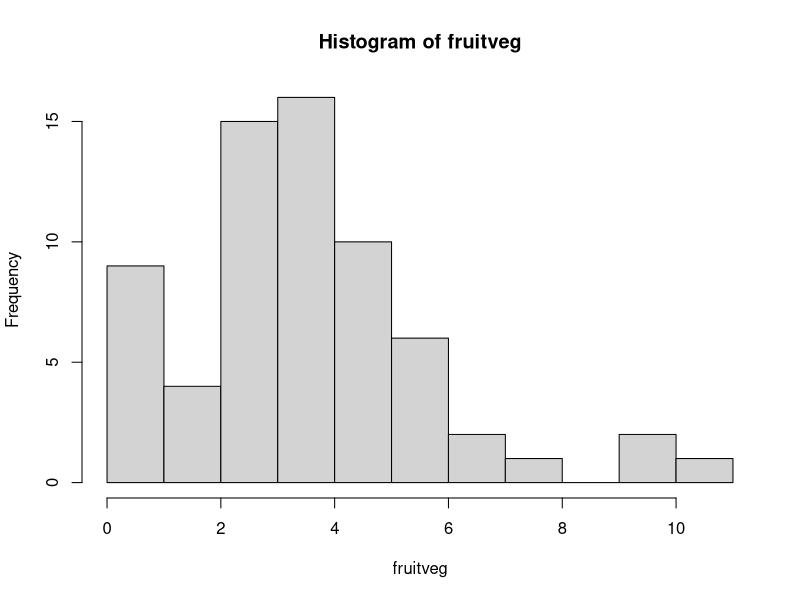
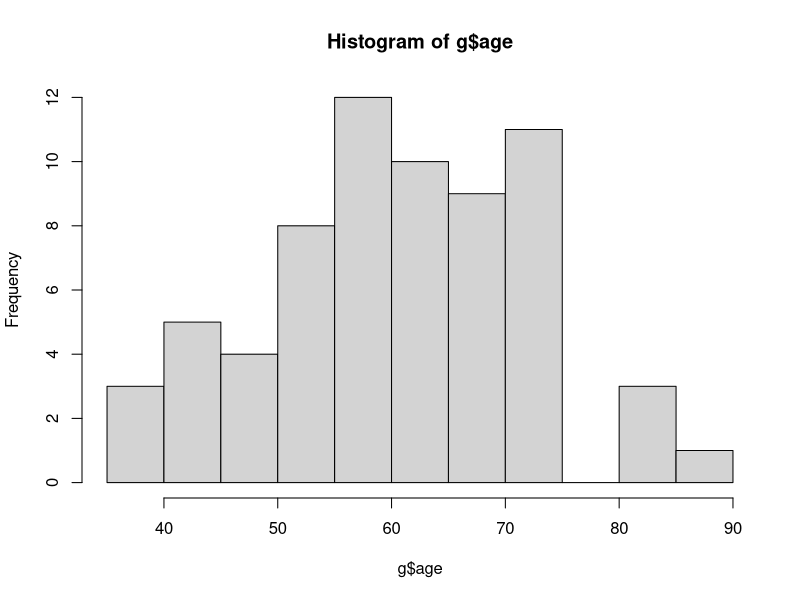
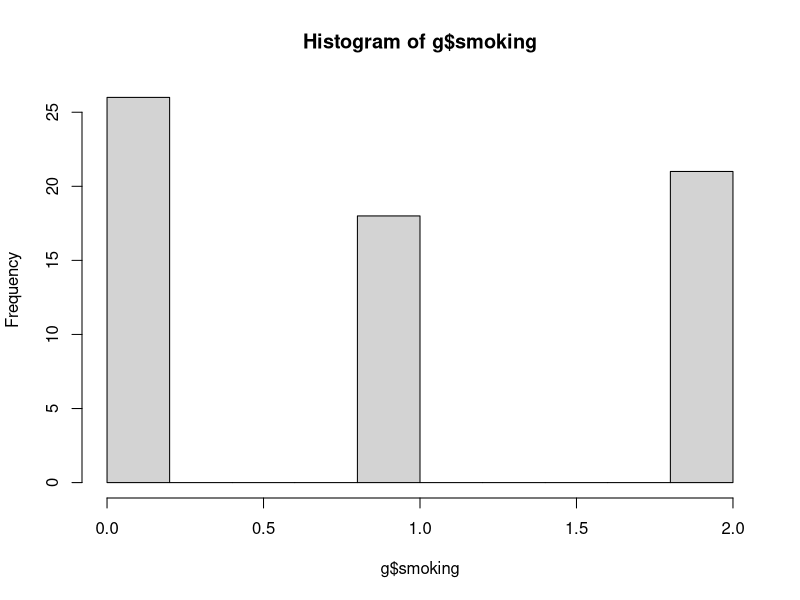
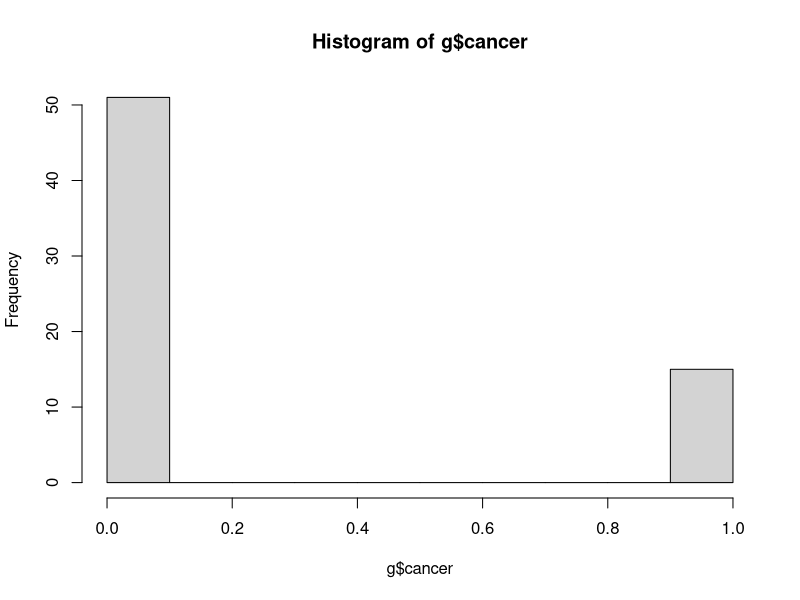
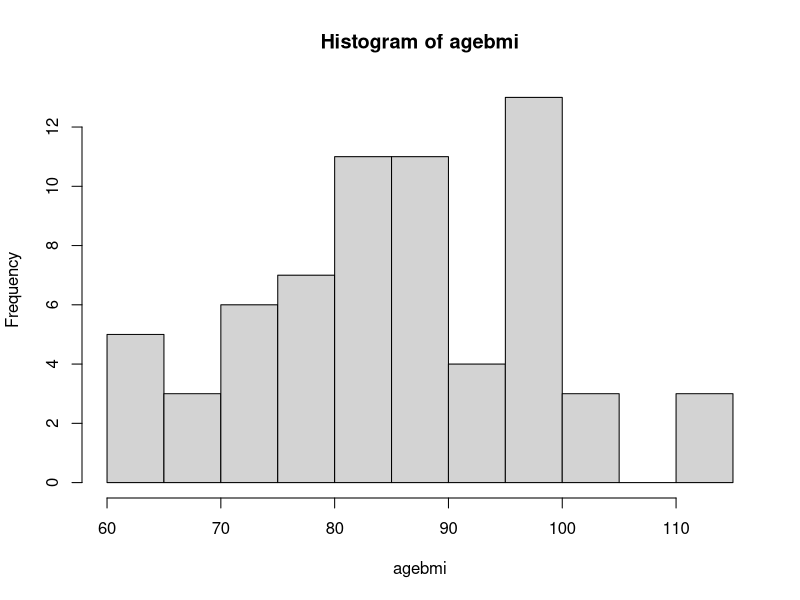
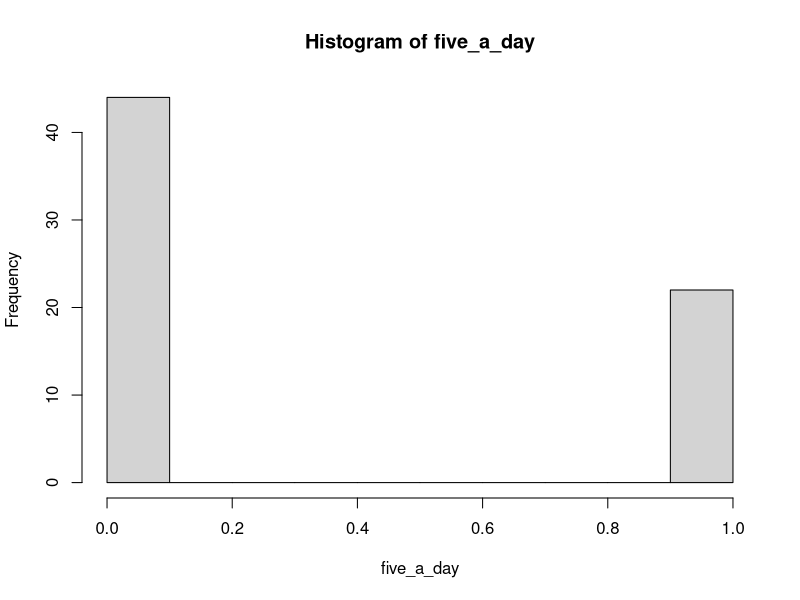
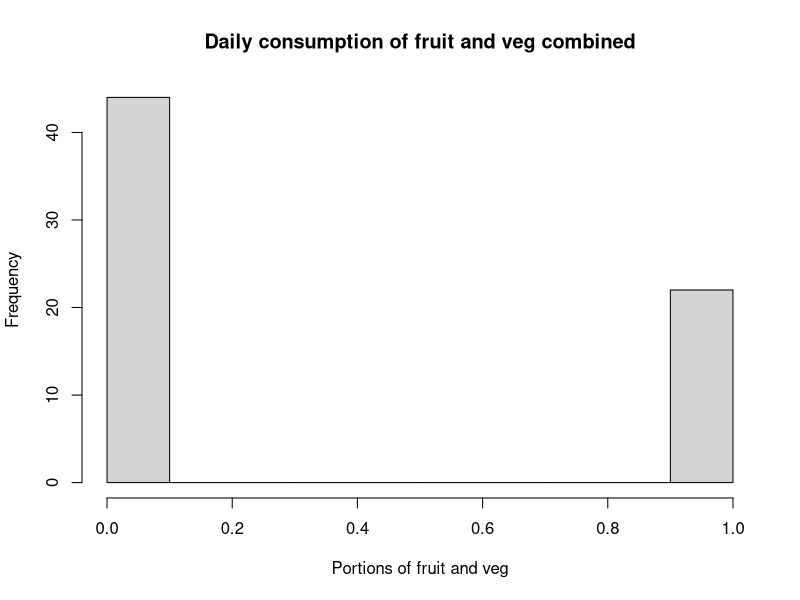
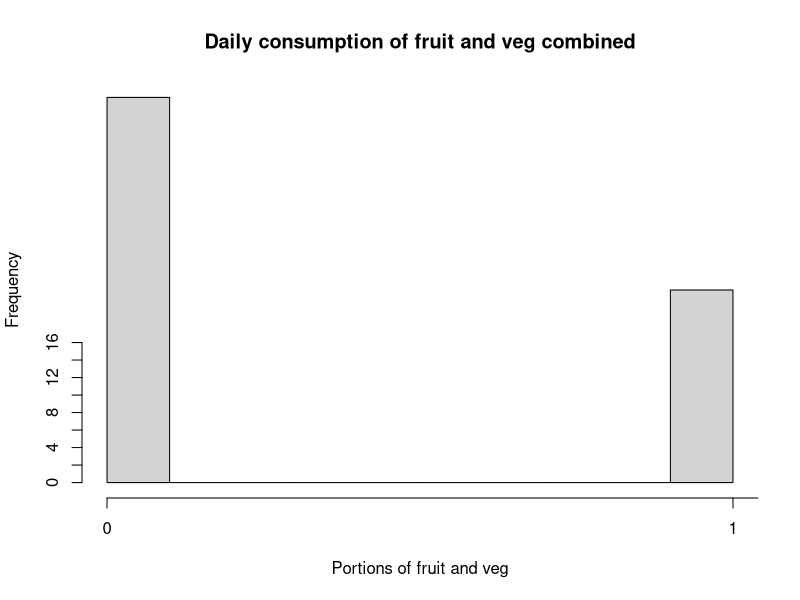

Reproduce these figures in R, in order.
#import cancer data

getwd()
g<- read.csv(file="cancer data for MOOC 1.csv",header = TRUE,sep=",")

head(g) 

g[4,]

g[,5]

g[1:5,]

dim(g)


g[,'gender']
gender <- g[,'gender']

gender <- as.factor(g[,'gender'])

table(gender)

bmi<-g[,'bmi']

summary(bmi)


fruit <- g[,'fruit']
veg<- g[,'veg']
fruitveg<-fruit+veg
table(fruitveg)

hist(fruitveg)

g$gender
g$veg
g$fruit
fruitveg<-g$veg+g$fruit
fruitveg
table(fruitveg)


View(g)


summary(g$age)
hist(g$age)

table(g$smoking,exclude = NULL)


hist(g$smoking)

hist(g$cancer)

agebmi<-g$bmi+g$age
summary(agebmi)
hist(agebmi)
dist(agebmi)


bmimale<-g$gender




#who eats at least 5 portions
five_a_day <- ifelse(fruitveg >= 5, 1, 0)

table(five_a_day)

summary(five_a_day)

hist(five_a_day)
hist(five_a_day,xlab = "Portions of fruit and veg",
     main="Daily consumption of fruit and veg combined")

hist(five_a_day,xlab = "Portions of fruit and veg",
     main="Daily consumption of fruit and veg combined",axes = F)
axis(side=1,at=seq(0,11,1))
axis(side=2,at=seq(0,16,2))

#ggplot2
library(ggplot2)

ggplot() + geom_histogram(data = g, aes(x = fruitveg),bins = 10, fill = "darkgreen",col = "black")+
labs(x = "Portions of fruit and vegetables", y = "Frequency")+
  scale_x_continuous(breaks = seq(from = 0, to = 12, by = 0.5))+ theme_bw()


hist(g$fruit, xlab = "Portions of fruit",
     
     main = "Daily consumption of fruit", axes = F)

axis(side = 1, at = seq(0, 4, 1))

axis(side = 2, at = seq(0, 24, 4))


hist(g$veg, xlab = "Portions of veg",
     
     main = "Daily consumption of veg", axes = F)

axis(side = 1, at = seq(0, 9, 1))

axis(side = 2, at = seq(0, 18, 2))

#healthy bmi

healthy_bmi<- ifelse(g$bmi > 18.5 & g$bmi < 25,1,0)
table(healthy_bmi)

hist(healthy_bmi)


chisq.test(x=five_a_day,y=g$cancer) 

t.test(g$bmi~g$cancer,var.equal=T)

t.test(g$bmi~g$cancer)

overw<- ifelse(g$bmi>25,1,0)

t.test(overw~g$cancer)

t.test(g$bmi,mu=25)


cancer <- g$cancer

overweight <- ifelse(g$bmi >= 25, 1, 0)

table(overweight)

chisq.test(x=overweight,y=cancer)

